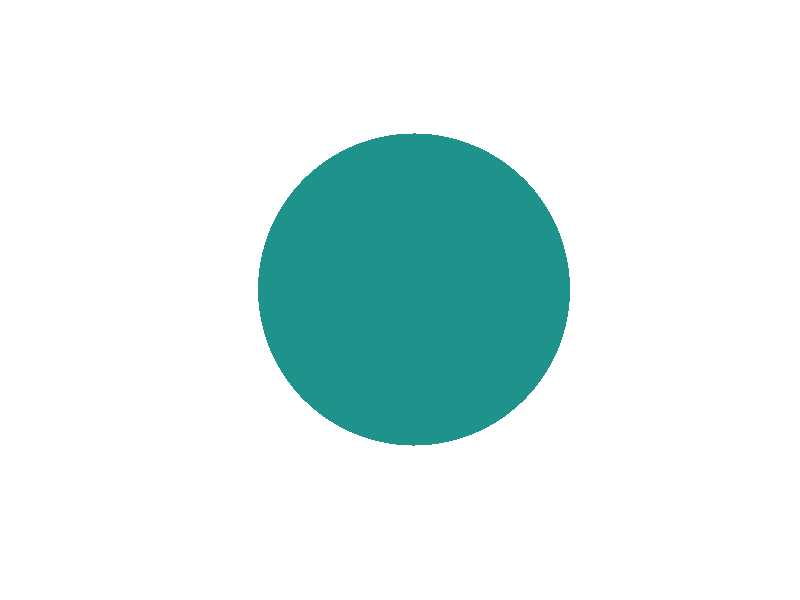

MATLAB code to generate this figure:
function show_s2_sphere
%SHOW_S2_SPHERE Illustrate the unit sphere S^2
%
%Syntax
% show_s2_sphere
%
%Examples
%
% >> surf_jet
% >> show_s2_sphere
%
%See also
% SURF_JET, SHOW_S2_PARTITION

% Copyright 2025 Paul Leopardi.
% $Revision 1.12.2 $ $Date 2025-10-29 $
% Copyright 2004-2005 Paul Leopardi for the University of New South Wales.
% $Revision 1.10 $ $Date 2005-06-01 $
% Documentation files renamed
% $Revision 1.00 $ $Date 2005-02-12 $
%
% For licensing, see COPYING.
% For references, see AUTHORS.
% For revision history, see CHANGELOG.

[X,Y,Z] = sphere(90);
surf(X,Y,Z,zeros(size(Z)),...
     'FaceColor','interp','FaceLighting','phong',...
     'EdgeColor','none','SpecularStrength',0)
axis equal
grid off
axis off
%
%end function
function surf_jet
%SURF_JET Set up extreme color values using COLORMAP JET
%
%Syntax
% surf_jet
%
%Examples
%
% >> surf_jet
% >> show_s2_sphere
%
%See also
% SHOW_S2_SPHERE, SHOW_S2_PARTITION

% Copyright 2025 Paul Leopardi.
% $Revision 1.12.2 $ $Date 2025-10-29 $
% Copyright 2004-2005 Paul Leopardi for the University of New South Wales.
% $Revision 1.10 $ $Date 2005-06-01 $
% Documentation files renamed
% $Revision 1.00 $ $Date 2005-02-12 $
%
% For licensing, see COPYING.
% For references, see AUTHORS.
% For revision history, see CHANGELOG.

[X,Y,Z] = sphere(2);
surf(X*0,Y*0,Z*0,-ones(size(Z)),'FaceAlpha',0)
hold on
surf(X*0,Y*0,Z*0,ones(size(Z)),'FaceAlpha',0)
hold on
colormap jet
axis equal
grid off
axis off
if ~haslight(gca)
    camlight right
end
%
%end function
function result = x2eqarea(x)
%X2EQUAREA Equal area projection of 3D Euclidean points
%
%Syntax
% result = x2eqarea(x);
%
%Examples
%
% >> x = [[0 0 1]' [0 1 0]' [0 -1 0]' [0 0 -1]']
%
% x =
%
%      0     0     0     0
%      0     1    -1     0
%      1     0     0    -1
%
% >> x2eqarea(points_x)
%
% ans =
%
%          0         0         0
%     1.4142   -1.4142         0
%
%See also
% X2STEREO, PROJECT_POINT_SET

% Copyright 2025 Paul Leopardi.
% $Revision 1.12.2 $ $Date 2025-10-29 $
% Copyright 2004-2005 Paul Leopardi for the University of New South Wales.
% $Revision 1.10 $ $Date 2005-06-01 $
% Documentation files renamed
% $Revision 1.00 $ $Date 2005-02-12 $
%
% For licensing, see COPYING.
% For references, see AUTHORS.
% For revision history, see CHANGELOG.

dim = size(x,1)-1;
theta = acos(-x(dim+1,:));
r = (area_of_cap(dim,theta)/volume_of_ball(dim)).^(1/dim);
mask = (sin(theta) == 0);
scale = ones(dim,1)*(r(~mask)./sin(theta(~mask)));
eqarea = zeros(dim,size(x,2));
eqarea(:,~mask) = x(1:dim,~mask).*scale;
mask1 = (x(dim+1,:) == 1);
result = eqarea(:,~mask1);
% end function
function result = x2stereo(x)
%X2STEREO Stereographic projection of Euclidean points
%
%Syntax
% result = x2stereo(x);
%
%Examples
%
% >> x = [[0 0 1]' [0 1 0]' [0 -1 0]' [0 0 -1]']
%
% x =
%
%      0     0     0     0
%      0     1    -1     0
%      1     0     0    -1
%
% >> x2stereo(points_x)
%
% ans =
%
%      0     0     0
%      1    -1     0
%
%See also
% X2EQAREA, PROJECT_POINT_SET

% Copyright 2025 Paul Leopardi.
% $Revision 1.12.2 $ $Date 2025-10-29 $
% Copyright 2004-2005 Paul Leopardi for the University of New South Wales.
% $Revision 1.10 $ $Date 2005-06-01 $
% Documentation files renamed
% $Revision 1.00 $ $Date 2005-02-12 $
%
% For licensing, see COPYING.
% For references, see AUTHORS.
% For revision history, see CHANGELOG.

dim = size(x,1)-1;
mask = (x(dim+1,:) == 1);
scale = ones(dim,1)*(1-x(dim+1,~mask));
result = x(1:dim,~mask)./scale;
% end function
